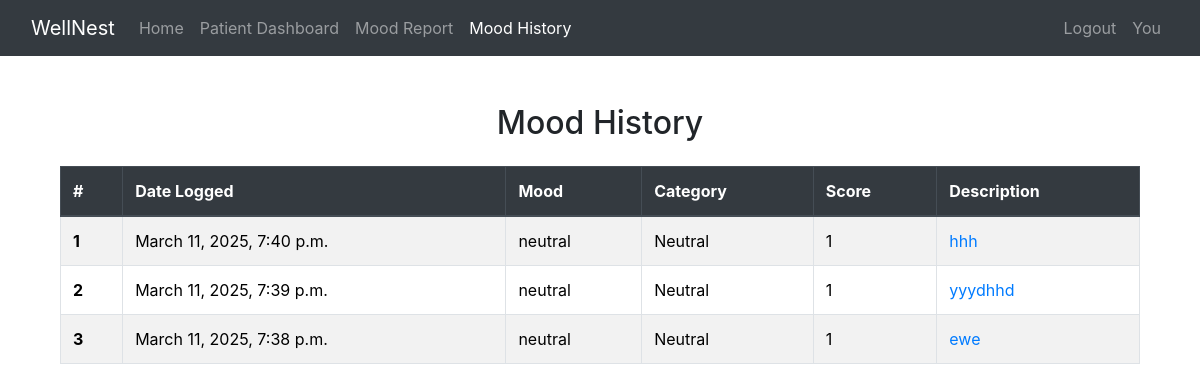
/mood_history/ (signed in), run on an earlier commit of the app's database.
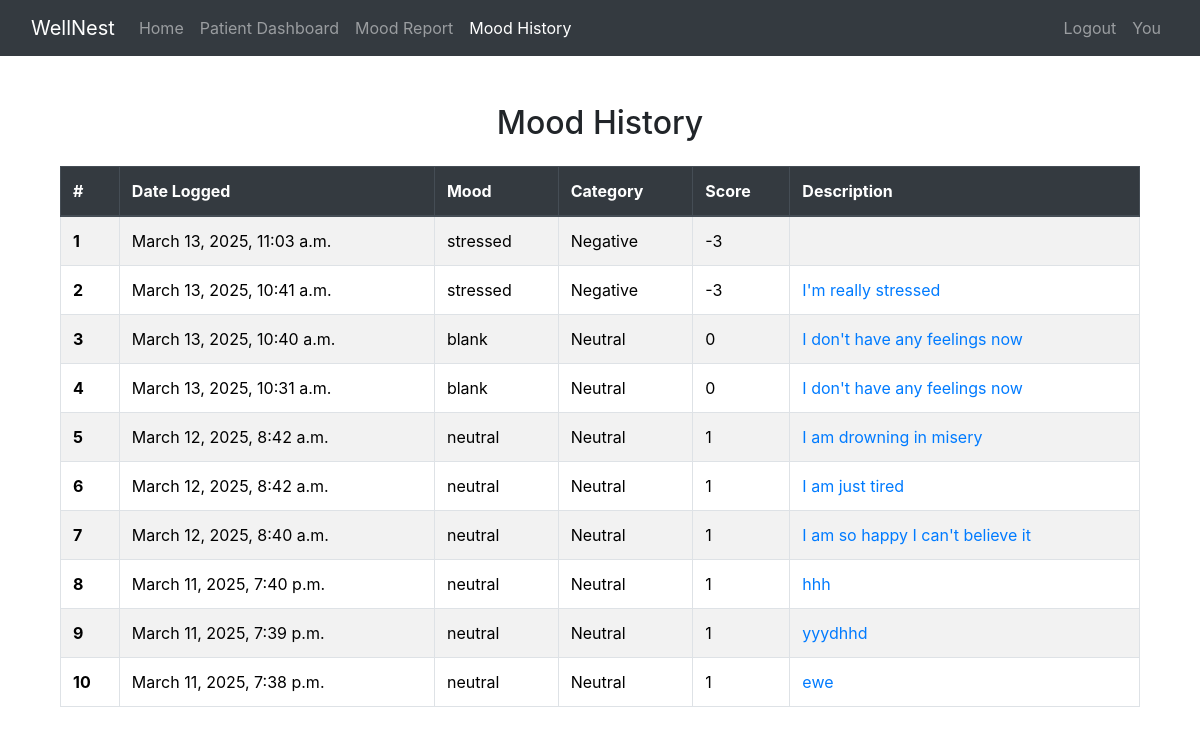
And on a later commit of the database.
### website/models.py (models this page shows, shortened)
class MoodEntry(models.Model):
    user = models.ForeignKey(User, on_delete=models.CASCADE)
    mood = models.CharField(max_length=50, choices=[(m[0], m[0]) for m in MOODS])
    category = models.CharField(max_length=10, choices=MOOD_CATEGORIES, default='Neutral')
    score = models.IntegerField(default = 1)
    description = models.TextField(blank=True, null=True)
    date_logged = models.DateTimeField(auto_now_add=True)

### website/views.py (the view)
# urls.py: path('mood_history/', views.mood_history, name='mood_history'),
@login_required
def mood_history(request):
    mood_entries = MoodEntry.objects.filter(user=request.user).order_by('-date_logged')
    mood_data = {
        "dates": [entry.date_logged.strftime('%Y-%m-%d') for entry in mood_entries],
        "scores": [entry.score for entry in mood_entries],
    }
    return render(request, 'mood_tracker/mood_history.html', {
        'mood_entries': mood_entries,  # Use 'mood_entries' to match the template
        'mood_data': json.dumps(mood_data)  # Send JSON data to the template
    })

### website/templates/mood_tracker/mood_history.html
{% extends 'base.html' %}
{% block content %}
<div class="container mt-4">
    <h2 class="text-center mb-4">Mood History</h2>
    <div class="table-responsive">
        <table class="table table-striped table-hover table-bordered">
            <thead class="thead-dark">
                <tr>
                    <th scope="col">#</th>
                    <th scope="col">Date Logged</th>
                    <th scope="col">Mood</th>
                    <th scope="col">Category</th>
                    <th scope="col">Score</th>
                    <th scope="col">Description</th>
                </tr>
            </thead>
            <tbody>
                {% for entry in mood_entries %}
                <tr>
                    <th scope="row">{{ forloop.counter }}</th>
                    <td>{{ entry.date_logged }}</td>
                    <td>{{ entry.mood }}</td>
                    <td>{{ entry.category }}</td>
                    <td>{{ entry.score }}</td>
                    <td>
                        <a href="{% url 'update_mood' entry.id %}" class="text-decoration-none text-primary">{{ entry.description }}</a>
                    </td>
                </tr>
                {% endfor %}
            </tbody>
        </table>
    </div>
</div>
{% endblock %}

What changed in the data, as far as the page shows it:
added MoodEntry: date_logged "March 13, 2025, 11:03 a.m.", mood "stressed", category "Negative", score "-3"
added MoodEntry: date_logged "March 13, 2025, 10:41 a.m.", mood "stressed", category "Negative", score "-3", description "I'm really stressed"
added MoodEntry: date_logged "March 13, 2025, 10:40 a.m.", mood "blank", category "Neutral", score "0", description "I don't have any feelings now"
added MoodEntry: date_logged "March 13, 2025, 10:31 a.m.", mood "blank", category "Neutral", score "0", description "I don't have any feelings now"
added MoodEntry: date_logged "March 12, 2025, 8:42 a.m.", mood "neutral", category "Neutral", score "1", description "I am drowning in misery"
added MoodEntry: date_logged "March 12, 2025, 8:42 a.m.", mood "neutral", category "Neutral", score "1", description "I am just tired"
added MoodEntry: date_logged "March 12, 2025, 8:40 a.m.", mood "neutral", category "Neutral", score "1", description "I am so happy I can't believe it"
